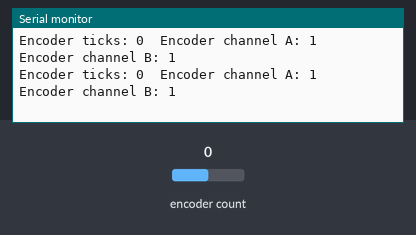
Bench run of a sketch on a simulated Arduino Mega 2560, built with avr-gcc and run on an emulated ATmega2560. On the bench: the last lines printed to the serial monitor. The test bench sets the inputs (shaded band); at power-on: encoder count 0.

Above: at 1.2 s.
1.3 s: encoder count set to 1
At 1.32 s:
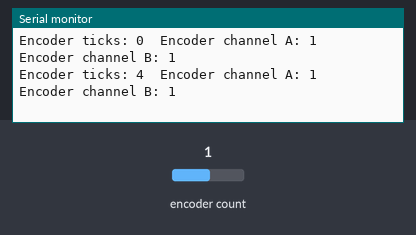
2.8 s: encoder count set to 5
At 17.75 s:
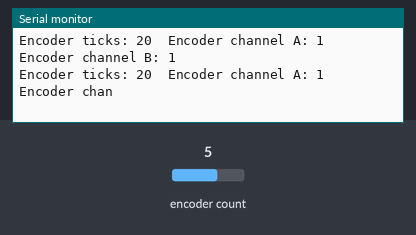
Timing chart, 0 to 17.8 s (numbered marks = the images above; inputs shaded):
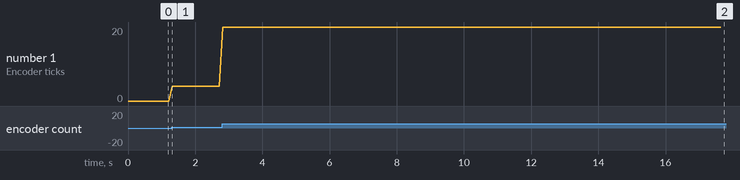

Measured:
- after the input at 1.3 s, the serial monitor: prints a new line at once (image 1)
- after the input at 2.8 s, the serial monitor: prints a new line at once (image 2)
- plotted number 1: 0 → 4 after the input at 1.3 s, 4 → 20 after the input at 2.8 s

The sketch:

encoder_test.ino
```cpp
#include <Encoder.h>

#define ENCODER_PIN_A 50
#define ENCODER_PIN_B 51

Encoder encoder(ENCODER_PIN_A, ENCODER_PIN_B);

void setup() {
  Serial.begin(9600);

  encoder.write(0);
}

void loop() {
  Serial.print("Encoder ticks: ");
  Serial.print(encoder.read());
  Serial.print("\t");

  Serial.print("Encoder channel A: ");
  Serial.print(digitalRead(ENCODER_PIN_A));
  Serial.print("\t");

  Serial.print("Encoder channel B: ");
  Serial.print(digitalRead(ENCODER_PIN_B));

  Serial.println("");
  delay(100);
}
```
